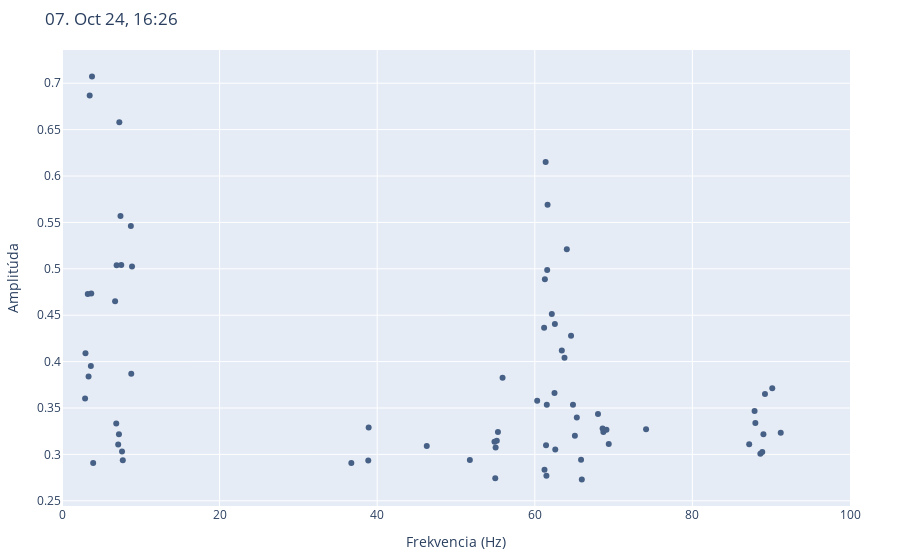

Notebook cell for this chart:
### Code cell
row = 495
local_time = datetime.fromisoformat(df.iloc[row]["time"]).astimezone(
    pytz.timezone('Europe/Bratislava'))
print(local_time.strftime('%d. %b %y, %H:%M'))

row_data = df.iloc[row][list(range(8))]

weighted_sum = sum(d['a'] * d['f'] for d in row_data)
sum_of_weights = sum(d['a'] for d in row_data)

weighted_mean = weighted_sum / sum_of_weights

print(f"I: \t{weighted_mean:.2f} Hz")

row_data = df.iloc[row][list(range(8, 22))]

weighted_sum = sum(d['a'] * d['f'] for d in row_data)
sum_of_weights = sum(d['a'] for d in row_data)

weighted_mean = weighted_sum / sum_of_weights

print(f"II: \t{weighted_mean:.2f} Hz")

plot_spectrum(df, row=row, color='#476086',
              column_range=(0, 70), local_time=local_time)

### Figure 1 — Plotly figure (JSON) as saved in the notebook; plotly's stock layout.template omitted (floating-point values rounded to 4 significant figures)
{"data": [{"marker": {"color": "#476086"}, "mode": "markers", "type": "scatter", "x": [2.93, 2.979, 3.271, 3.369, 3.516, 3.662, 3.711, 3.809, 3.955, 6.738, 6.885, 6.934, 7.129, 7.227, 7.275, 7.422, 7.52, 7.617, 7.715, 8.74, 8.789, 8.887, 36.72, 38.87, 38.92, 46.29, 51.76, 54.88, 54.98, 55.03, 55.18, 55.32, 55.91, 60.3, 61.18, 61.23, 61.28, 61.38, 61.43, 61.47, 61.52, 61.57, 61.62, 62.16, 62.5, 62.55, 62.6, 63.43, 63.77, 64.06, 64.6, 64.84, 65.09, 65.33, 65.87, 65.97, 68.02, 68.6, 68.7, 69.09, 69.38, 74.12, 87.21, 87.89, 87.99, 88.62, 88.87, 89.01, 89.21, 90.14, 91.21], "y": [0.3602, 0.4091, 0.4729, 0.384, 0.6869, 0.3954, 0.4734, 0.7072, 0.2906, 0.465, 0.3332, 0.5039, 0.3107, 0.3218, 0.6578, 0.557, 0.5042, 0.3031, 0.2937, 0.546, 0.3869, 0.5026, 0.2907, 0.2934, 0.329, 0.3091, 0.2939, 0.3137, 0.2744, 0.3075, 0.3146, 0.3242, 0.3827, 0.3577, 0.4365, 0.2834, 0.4887, 0.6151, 0.31, 0.2769, 0.3534, 0.4987, 0.5691, 0.4514, 0.3661, 0.4405, 0.3054, 0.4121, 0.4041, 0.5212, 0.4278, 0.3535, 0.3202, 0.3398, 0.2942, 0.273, 0.3436, 0.3279, 0.3241, 0.3267, 0.3113, 0.3272, 0.311, 0.3468, 0.3337, 0.3006, 0.3026, 0.3216, 0.3652, 0.3714, 0.3233]}], "layout": {"margin": {"b": 50, "l": 60, "r": 50, "t": 50}, "showlegend": false, "title": {"text": "07. Oct 24, 16:26"}, "xaxis": {"range": [0, 100], "title": {"text": "Frekvencia (Hz)"}}, "yaxis": {"title": {"text": "Amplitúda"}}}}
